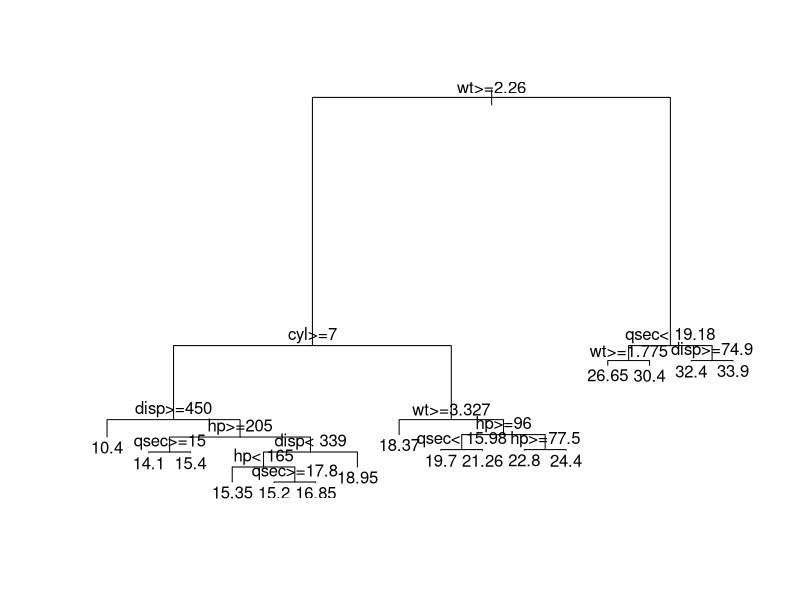
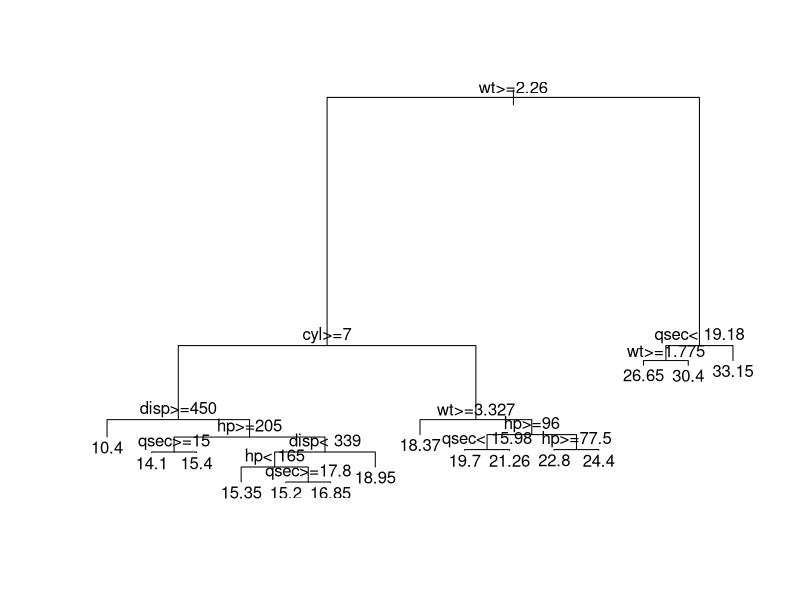
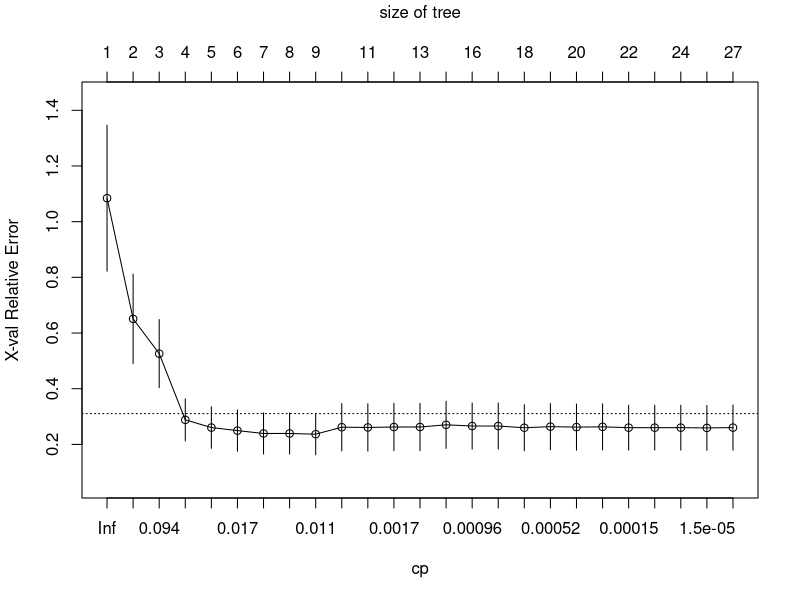

Write R code to recreate these figures, in order.
## ---- chunk 1
library (rpart)
## ---- chunk 2
iris = (iris)
iris
## ---- chunk 3
Tc = rpart (Species ~., data = iris)
Tc
## ---- chunk 4
#Construct maximal tree:

Tc=rpart (Species~., data=iris, control = rpart.control (cp= 10^(-15), minsplit = 2))
Tc
## ---- chunk 5
P= predict (Tc, type = 'class')
V= iris$Species
V
## ---- chunk 6
#Calculate the error:
error = sum (V != P)
error
## ---- chunk 7

#Maximal tree for cars dataset
cars = (mtcars)


cars
Tr = rpart (mpg~., data = cars, control = rpart.control(minsplit = 2, cp = 10^(-15)))
Tr
## ---- chunk 8
#calculate the error
Vr=mtcars$mpg
Pr=predict (Tr)
err2=sum ( (Pr-Vr) ^2)
err2
## ---- chunk 9
#alpha values
Tr$cptable
## ---- chunk 10
#pruning:

C= Tr$cptable
T1=prune (Tr,cp=C[24,1])
T2=prune (Tr,cp=C[23,1])
T3=prune (Tr,cp=C[22,1])
T4=prune (Tr,cp=C[21,1])
T5=prune (Tr,cp=C[20,1])
T10=prune (Tr,cp=C[15,1])
T11=prune (Tr,cp=C[14,1])
T12=prune (Tr,cp=C[13,1])
plot (T10)
text (T10)
## ---- chunk 11
plot (T11)
text (T11)
## ---- chunk 12
plotcp (Tr)
## ---- chunk 13
Trb = rpart (mpg~., data = cars)
summary (Trb)
